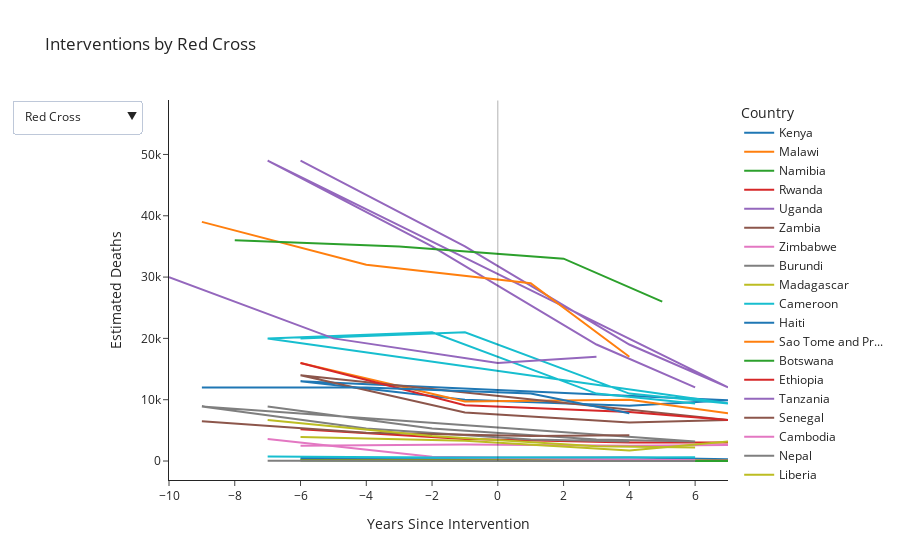

The notebook cell this image was saved under:
### Code cell
# create the line plot 
fig_subset = px.line(subset_data, x="years_since_intervention", y="estimated_deaths", color='country', 
              labels={
                     "estimated_deaths": "Estimated Deaths",
                     "years_since_intervention": "Years Since Intervention",
                     "country": "Country"
                 },
                title="Interventions by Red Cross", 
             template='simple_white')

# ensure we are showing useful numbers on the x-axis
number_of_ticks_subset = abs(subset_data['years_since_intervention'].min() - subset_data['years_since_intervention'].max())
fig_subset.update_xaxes(nticks=number_of_ticks_subset)

# add a dropdown filter
fig_subset.update_layout(
    updatemenus=[
        dict(active=0,
            buttons=list([
            dict(label="Red Cross",
                 method="update",
                 args=[{"visible":[True, False, False]},
                       {"title":"Interventions by Red Cross"}]),
            dict(label="AMREF/Akamba",
                 method="update",
                 args=[{"visible":[False,True,False]},
                       {"title":"Interventions by AMREF/Akamba"}]),
            dict(label="PSI",
                 method="update",
                 args=[{"visible":[False,False,True]},
                       {"title":"Interventions by PSI"}])
        ]),
        )
    ]
)

# add a reference line to the chart to show the date of intervention
fig_subset.add_shape(type='line',
                yref="y",
                xref="x",
                x0=0,
                y0=0,
                x1=0,
                y1=subset_data['estimated_deaths'].max()*1.2,
                line=dict(color='black', width=1))


fig_subset.show()

### Figure 1 — Plotly figure (JSON) as saved in the notebook; plotly's stock layout.template omitted (floating-point values rounded to 4 significant figures)
{"data": [{"hovertemplate": "Country=Kenya<br>Years Since Intervention=%{x}<br>Estimated Deaths=%{y}<extra></extra>", "legendgroup": "Kenya", "line": {"color": "#1F77B4", "dash": "solid"}, "mode": "lines", "name": "Kenya", "orientation": "v", "showlegend": true, "type": "scatter", "x": [-6, -1, 4, 7, -6, -1, 4, 7, -6, -1, 4, 7], "xaxis": "x", "y": [13000, 10000, 9000, 9900, 13000, 10000, 9000, 9900, 13000, 10000, 9000, 9900], "yaxis": "y"}, {"hovertemplate": "Country=Malawi<br>Years Since Intervention=%{x}<br>Estimated Deaths=%{y}<extra></extra>", "legendgroup": "Malawi", "line": {"color": "#FF7F0E", "dash": "solid"}, "mode": "lines", "name": "Malawi", "orientation": "v", "showlegend": true, "type": "scatter", "x": [-6, -1, 4, 7], "xaxis": "x", "y": [16000, 9700, 10000, 7800], "yaxis": "y"}, {"hovertemplate": "Country=Namibia<br>Years Since Intervention=%{x}<br>Estimated Deaths=%{y}<extra></extra>", "legendgroup": "Namibia", "line": {"color": "#2CA02C", "dash": "solid"}, "mode": "lines", "name": "Namibia", "orientation": "v", "showlegend": true, "type": "scatter", "x": [-6, -1, 4, 7, -6, -1, 4, 7], "xaxis": "x", "y": [260, 180, 7, 23, 260, 180, 7, 23], "yaxis": "y"}, {"hovertemplate": "Country=Rwanda<br>Years Since Intervention=%{x}<br>Estimated Deaths=%{y}<extra></extra>", "legendgroup": "Rwanda", "line": {"color": "#D62728", "dash": "solid"}, "mode": "lines", "name": "Rwanda", "orientation": "v", "showlegend": true, "type": "scatter", "x": [-6, -1, 4, 7], "xaxis": "x", "y": [5200, 3600, 3000, 3000], "yaxis": "y"}, {"hovertemplate": "Country=Uganda<br>Years Since Intervention=%{x}<br>Estimated Deaths=%{y}<extra></extra>", "legendgroup": "Uganda", "line": {"color": "#9467BD", "dash": "solid"}, "mode": "lines", "name": "Uganda", "orientation": "v", "showlegend": true, "type": "scatter", "x": [-6, -1, 4, 7, -7, -2, 3, 6], "xaxis": "x", "y": [49000, 35000, 19000, 12000, 49000, 35000, 19000, 12000], "yaxis": "y"}, {"hovertemplate": "Country=Zambia<br>Years Since Intervention=%{x}<br>Estimated Deaths=%{y}<extra></extra>", "legendgroup": "Zambia", "line": {"color": "#8C564B", "dash": "solid"}, "mode": "lines", "name": "Zambia", "orientation": "v", "showlegend": true, "type": "scatter", "x": [-6, -1, 4, 7, -6, -1, 4, 7], "xaxis": "x", "y": [14000, 7900, 6300, 6700, 14000, 7900, 6300, 6700], "yaxis": "y"}, {"hovertemplate": "Country=Zimbabwe<br>Years Since Intervention=%{x}<br>Estimated Deaths=%{y}<extra></extra>", "legendgroup": "Zimbabwe", "line": {"color": "#E377C2", "dash": "solid"}, "mode": "lines", "name": "Zimbabwe", "orientation": "v", "showlegend": true, "type": "scatter", "x": [-6, -1, 4, 7], "xaxis": "x", "y": [2500, 2700, 2500, 2600], "yaxis": "y"}, {"hovertemplate": "Country=Burundi<br>Years Since Intervention=%{x}<br>Estimated Deaths=%{y}<extra></extra>", "legendgroup": "Burundi", "line": {"color": "#7F7F7F", "dash": "solid"}, "mode": "lines", "name": "Burundi", "orientation": "v", "showlegend": true, "type": "scatter", "x": [-7, -2, 3, 6, -9, -4, 1, 4], "xaxis": "x", "y": [8900, 5300, 3500, 3200, 8900, 5300, 3500, 3200], "yaxis": "y"}, {"hovertemplate": "Country=Madagascar<br>Years Since Intervention=%{x}<br>Estimated Deaths=%{y}<extra></extra>", "legendgroup": "Madagascar", "line": {"color": "#BCBD22", "dash": "solid"}, "mode": "lines", "name": "Madagascar", "orientation": "v", "showlegend": true, "type": "scatter", "x": [-6, -1, 4, 7], "xaxis": "x", "y": [3900, 3300, 1700, 3200], "yaxis": "y"}, {"hovertemplate": "Country=Cameroon<br>Years Since Intervention=%{x}<br>Estimated Deaths=%{y}<extra></extra>", "legendgroup": "Cameroon", "line": {"color": "#17BECF", "dash": "solid"}, "mode": "lines", "name": "Cameroon", "orientation": "v", "showlegend": true, "type": "scatter", "x": [-6, -1, 4, 7, -7, -2, 3, 6], "xaxis": "x", "y": [20000, 21000, 11000, 9400, 20000, 21000, 11000, 9400], "yaxis": "y"}, {"hovertemplate": "Country=Haiti<br>Years Since Intervention=%{x}<br>Estimated Deaths=%{y}<extra></extra>", "legendgroup": "Haiti", "line": {"color": "#1F77B4", "dash": "solid"}, "mode": "lines", "name": "Haiti", "orientation": "v", "showlegend": true, "type": "scatter", "x": [-6, -1, 4, 7], "xaxis": "x", "y": [510, 550, 580, 280], "yaxis": "y"}, {"hovertemplate": "Country=Sao Tome and Pr...<br>Years Since Intervention=%{x}<br>Estimated Deaths=%{y}<extra></extra>", "legendgroup": "Sao Tome and Pr...", "line": {"color": "#FF7F0E", "dash": "solid"}, "mode": "lines", "name": "Sao Tome and Pr...", "orientation": "v", "showlegend": true, "type": "scatter", "x": [-6, -1, 4, 7], "xaxis": "x", "y": [110, 110, 96, 87], "yaxis": "y"}, {"hovertemplate": "Country=Botswana<br>Years Since Intervention=%{x}<br>Estimated Deaths=%{y}<extra></extra>", "legendgroup": "Botswana", "line": {"color": "#2CA02C", "dash": "solid"}, "mode": "lines", "name": "Botswana", "orientation": "v", "showlegend": true, "type": "scatter", "x": [-6, -1, 4, 7], "xaxis": "x", "y": [67, 6, 8, 3], "yaxis": "y"}, {"hovertemplate": "Country=Ethiopia<br>Years Since Intervention=%{x}<br>Estimated Deaths=%{y}<extra></extra>", "legendgroup": "Ethiopia", "line": {"color": "#D62728", "dash": "solid"}, "mode": "lines", "name": "Ethiopia", "orientation": "v", "showlegend": true, "type": "scatter", "x": [-6, -1, 4, 7], "xaxis": "x", "y": [16000, 9100, 8000, 6700], "yaxis": "y"}, {"hovertemplate": "Country=Tanzania<br>Years Since Intervention=%{x}<br>Estimated Deaths=%{y}<extra></extra>", "legendgroup": "Tanzania", "line": {"color": "#9467BD", "dash": "solid"}, "mode": "lines", "name": "Tanzania", "orientation": "v", "showlegend": true, "type": "scatter", "x": [-10, -5, 0, 3], "xaxis": "x", "y": [30000, 20000, 16000, 17000], "yaxis": "y"}, {"hovertemplate": "Country=Senegal<br>Years Since Intervention=%{x}<br>Estimated Deaths=%{y}<extra></extra>", "legendgroup": "Senegal", "line": {"color": "#8C564B", "dash": "solid"}, "mode": "lines", "name": "Senegal", "orientation": "v", "showlegend": true, "type": "scatter", "x": [-9, -4, 1, 4], "xaxis": "x", "y": [6500, 4600, 4100, 4200], "yaxis": "y"}, {"hovertemplate": "Country=Cambodia<br>Years Since Intervention=%{x}<br>Estimated Deaths=%{y}<extra></extra>", "legendgroup": "Cambodia", "line": {"color": "#E377C2", "dash": "solid"}, "mode": "lines", "name": "Cambodia", "orientation": "v", "showlegend": true, "type": "scatter", "x": [-7, -2, 3, 6], "xaxis": "x", "y": [3600, 710, 320, 120], "yaxis": "y"}, {"hovertemplate": "Country=Nepal<br>Years Since Intervention=%{x}<br>Estimated Deaths=%{y}<extra></extra>", "legendgroup": "Nepal", "line": {"color": "#7F7F7F", "dash": "solid"}, "mode": "lines", "name": "Nepal", "orientation": "v", "showlegend": true, "type": "scatter", "x": [-7, -2, 3, 6], "xaxis": "x", "y": [60, 62, 34, 9], "yaxis": "y"}, {"hovertemplate": "Country=Liberia<br>Years Since Intervention=%{x}<br>Estimated Deaths=%{y}<extra></extra>", "legendgroup": "Liberia", "line": {"color": "#BCBD22", "dash": "solid"}, "mode": "lines", "name": "Liberia", "orientation": "v", "showlegend": true, "type": "scatter", "x": [-7, -2, 3, 6], "xaxis": "x", "y": [6700, 4100, 2400, 2200], "yaxis": "y"}, {"hovertemplate": "Country=Gambia<br>Years Since Intervention=%{x}<br>Estimated Deaths=%{y}<extra></extra>", "legendgroup": "Gambia", "line": {"color": "#17BECF", "dash": "solid"}, "mode": "lines", "name": "Gambia", "orientation": "v", "showlegend": true, "type": "scatter", "x": [-7, -2, 3, 6], "xaxis": "x", "y": [740, 570, 570, 600], "yaxis": "y"}, {"hovertemplate": "Country=Sierra Leone<br>Years Since Intervention=%{x}<br>Estimated Deaths=%{y}<extra></extra>", "legendgroup": "Sierra Leone", "line": {"color": "#1F77B4", "dash": "solid"}, "mode": "lines", "name": "Sierra Leone", "orientation": "v", "showlegend": true, "type": "scatter", "x": [-9, -4, 1, 4], "xaxis": "x", "y": [12000, 12000, 11000, 7800], "yaxis": "y"}, {"hovertemplate": "Country=Burkina Faso<br>Years Since Intervention=%{x}<br>Estimated Deaths=%{y}<extra></extra>", "legendgroup": "Burkina Faso", "line": {"color": "#FF7F0E", "dash": "solid"}, "mode": "lines", "name": "Burkina Faso", "orientation": "v", "showlegend": true, "type": "scatter", "x": [-9, -4, 1, 4], "xaxis": "x", "y": [39000, 32000, 29000, 17000], "yaxis": "y"}, {"hovertemplate": "Country=India<br>Years Since Intervention=%{x}<br>Estimated Deaths=%{y}<extra></extra>", "legendgroup": "India", "line": {"color": "#2CA02C", "dash": "solid"}, "mode": "lines", "name": "India", "orientation": "v", "showlegend": true, "type": "scatter", "x": [-8, -3, 2, 5], "xaxis": "x", "y": [36000, 35000, 33000, 26000], "yaxis": "y"}], "layout": {"legend": {"title": {"text": "Country"}, "tracegroupgap": 0}, "shapes": [{"line": {"color": "black", "width": 1}, "type": "line", "x0": 0, "x1": 0, "xref": "x", "y0": 0, "y1": 58800, "yref": "y"}], "title": {"text": "Interventions by Red Cross"}, "updatemenus": [{"active": 0, "buttons": [{"args": [{"visible": [true, false, false]}, {"title": "Interventions by Red Cross"}], "label": "Red Cross", "method": "update"}, {"args": [{"visible": [false, true, false]}, {"title": "Interventions by AMREF/Akamba"}], "label": "AMREF/Akamba", "method": "update"}, {"args": [{"visible": [false, false, true]}, {"title": "Interventions by PSI"}], "label": "PSI", "method": "update"}]}], "xaxis": {"anchor": "y", "domain": [0, 1], "nticks": 17, "title": {"text": "Years Since Intervention"}}, "yaxis": {"anchor": "x", "domain": [0, 1], "title": {"text": "Estimated Deaths"}}}}
